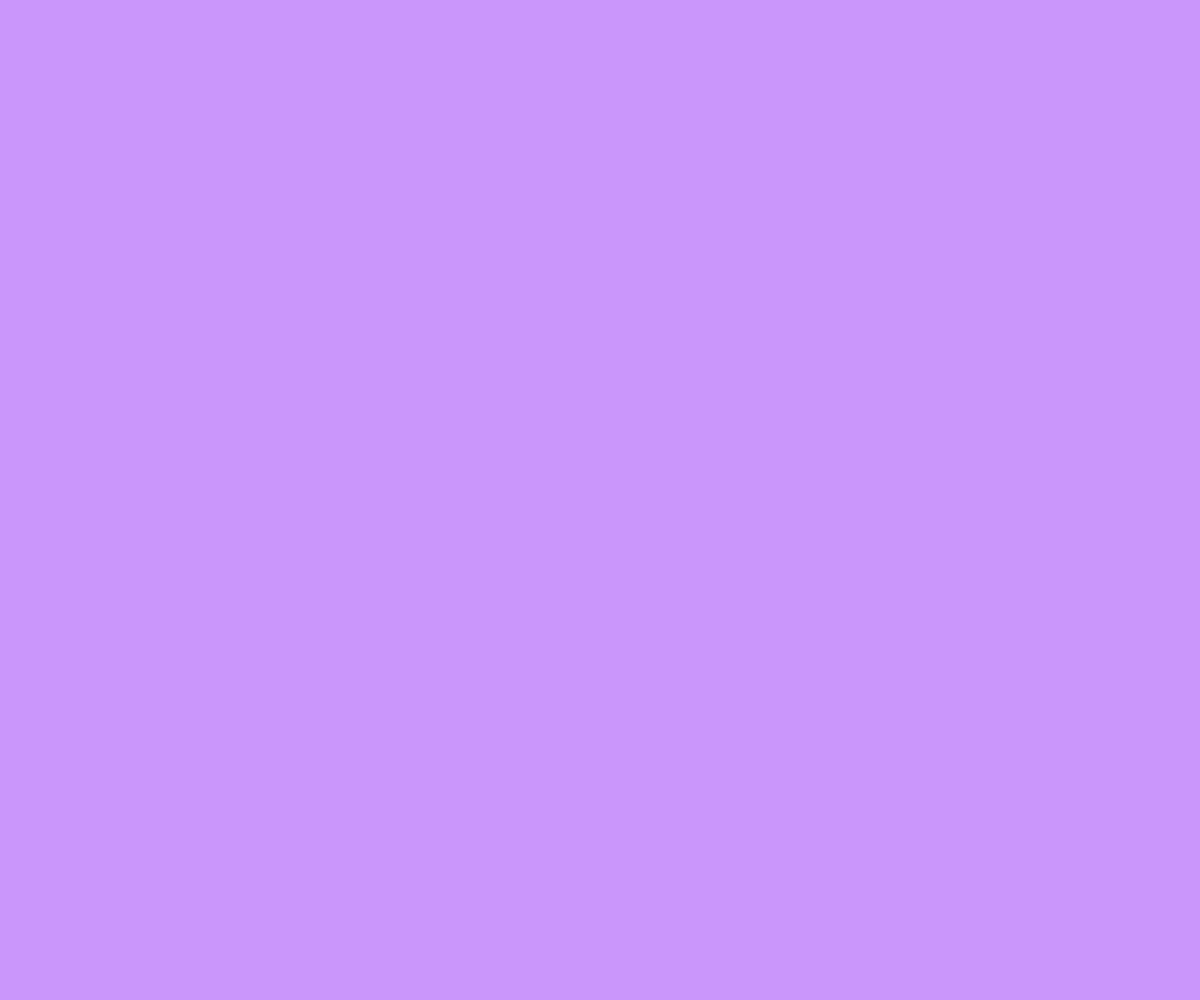
Frame 1 (no input)
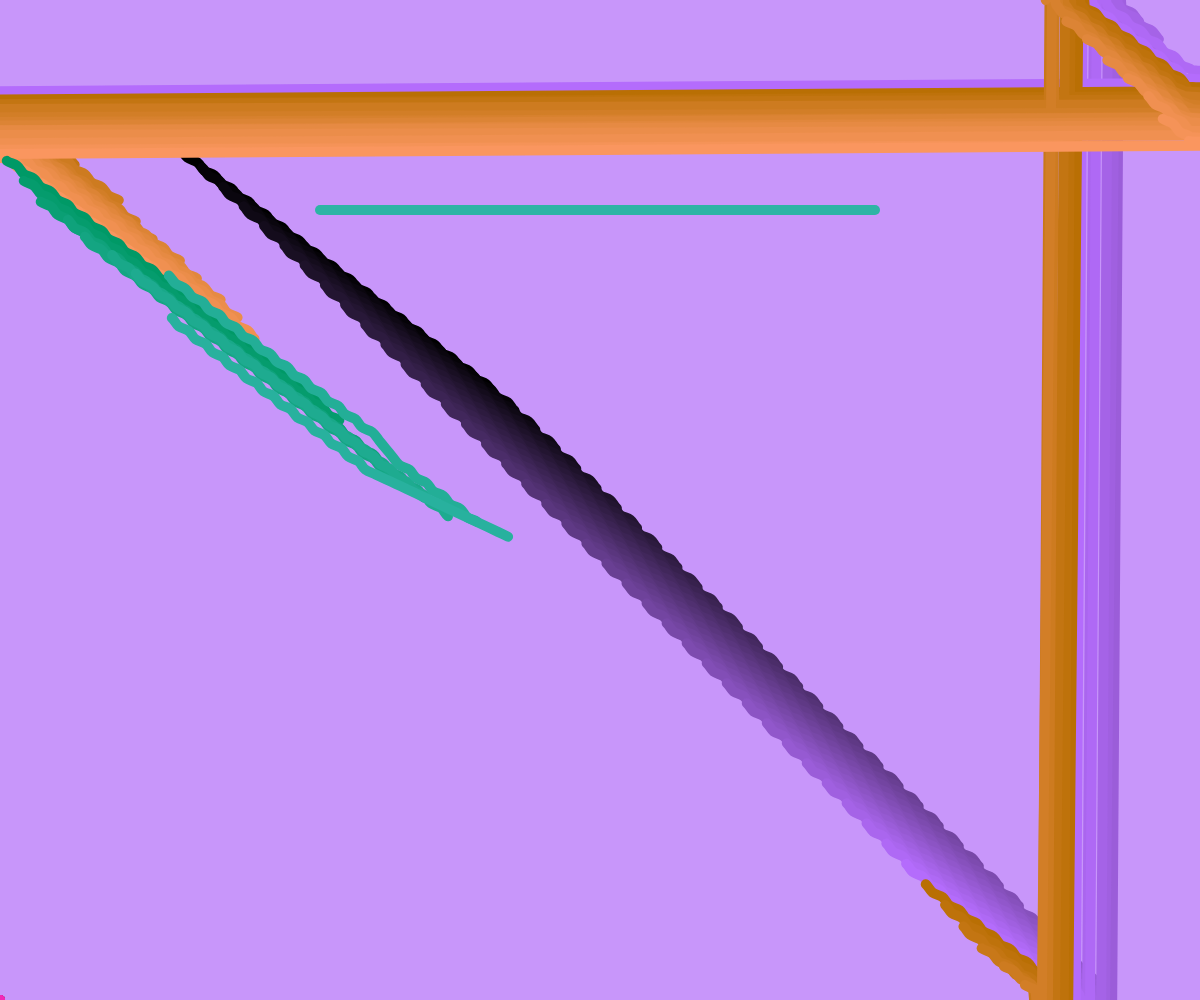
Frame 60 (no input)
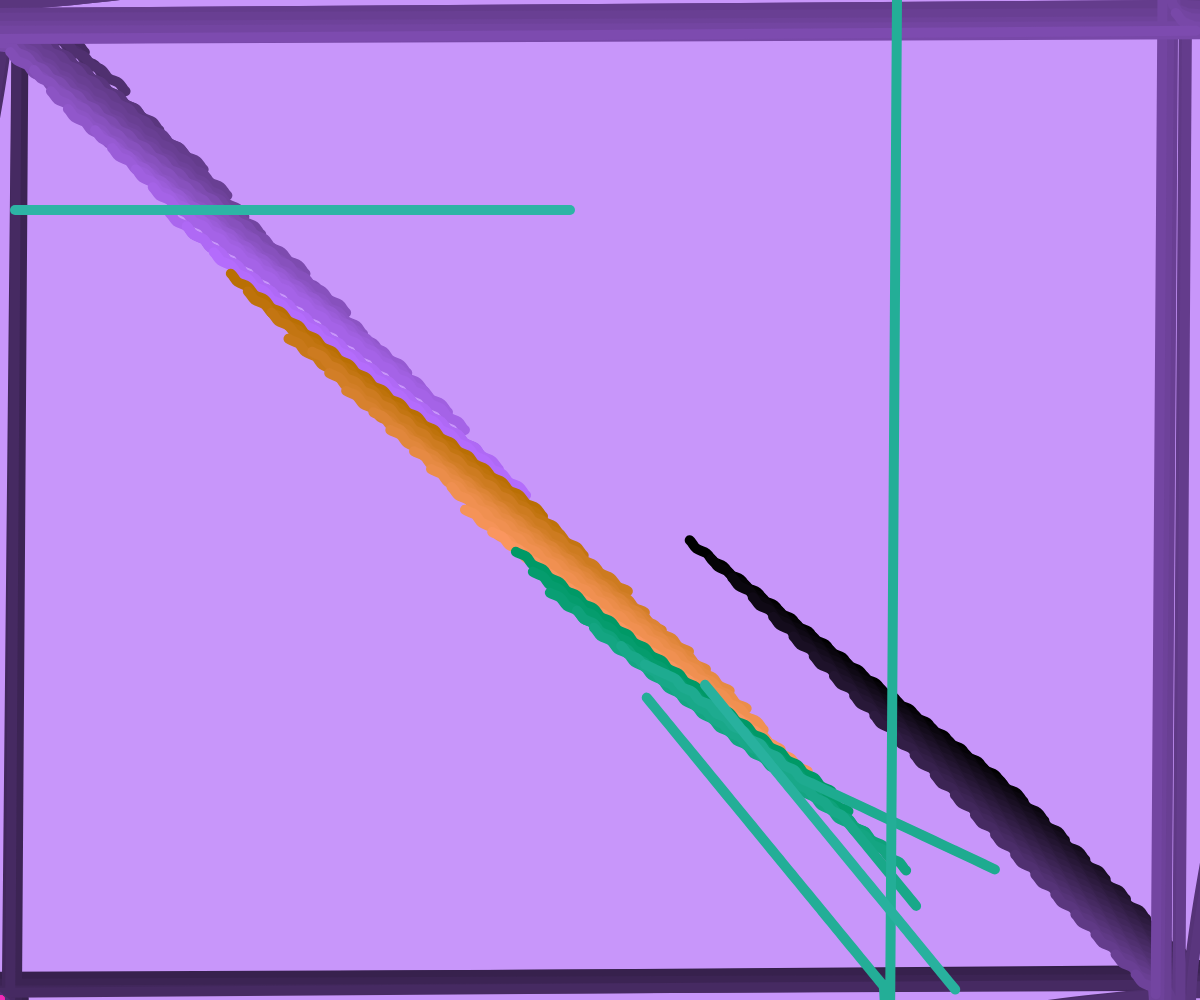
Frame 120 (the mouse pressed at the canvas centre since frame 60)

The p5.js sketch that drew these frames (run headless with seeded random() and noise() and a simulated clock; from frame 60 on, the mouse is pressed at the canvas centre):

// p5.js sketch
// ── sketch.js
class Snake {
  constructor(index) {
    this.path = [createVector((index * 20) % width, (index * 20) % height)];
    this.stepSize = 10;
    this.maxLength = 40;
    this.angle = (index * 0.1) % TWO_PI;
    this.chaosValue = 0.7 + (index * 0.005); 
  }

  update(snakes) {
    let lastPos = this.path[this.path.length - 1];
    let newX = lastPos.x + this.stepSize * (1.5 - this.chaosValue);
    let newY = lastPos.y + this.stepSize * this.chaosValue;

    
    if (newX < 0) {
     newX = width;
    } else if (newX > width) {
      newX = 0;
    }

    if (newY < 0) {
      newY = height;
    } else if (newY > height) {
      newY = 0;
    }

    let newPos = createVector(newX, newY);

    if (this.checkCollision(newPos, snakes)) {
      this.chaosValue = 3.3 * this.chaosValue * (1 - this.chaosValue); 
    }

    this.path.push(newPos);
    if (this.path.length > this.maxLength) {
      this.path.shift();
    }

    this.angle += (this.chaosValue - 0.5) * PI; 
  }

  checkCollision(pos, snakes) {
    for (let snake of snakes) {
      if (snake === this) continue;
      for (let point of snake.path) {
        if (dist(pos.x, pos.y, point.x, point.y) < 20) {
          return true;
        }
      }
    }
    return false;
  }

  draw(colour) {
    stroke(colour);
    strokeWeight(10);
    noFill();
    beginShape();
    for (let i = 0; i < this.path.length; i++) {
      curveVertex(this.path[i].x, this.path[i].y);
    }
    endShape();
  }
}

let snakes = [];
let colours = [];
let backgroundColor;

function setup() {
  createCanvas(windowWidth, windowHeight);
  backgroundColor = color(200, 150, 250); 
  for (let i = 0; i < 100; i++) {
    snakes.push(new Snake(i));
    colours.push(color((i * 5) % 255, (i * 3) % 255, (i * 7) % 255)); 
  }
}

function draw() {
  background(backgroundColor);
  for (let i = 0; i < snakes.length; i++) {
    snakes[i].update(snakes);
    snakes[i].draw(colours[i]);
  }
}

// ── style.css
.sketch-14-2025 {
    margin: 0;
    padding: 0;
    background-color: rgb(4, 4, 28);
    animation: fade-in;
    display: flex;
    justify-content: center;
    align-items: center;
    height: 100vh;
    pointer-events: none;
}

@keyframes fade-in {
    from {
        opacity: 0;
    }
    to {
        opacity: 1;
    }
}
